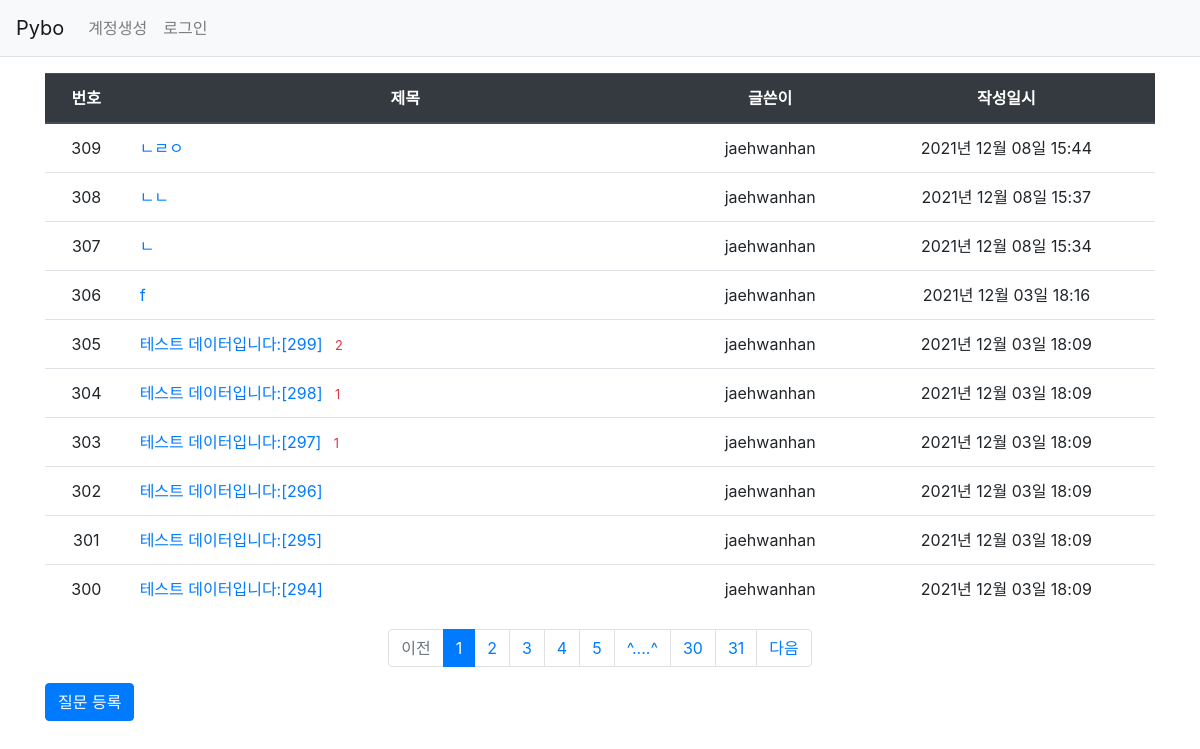
Page /question/list/ on the earlier database version.
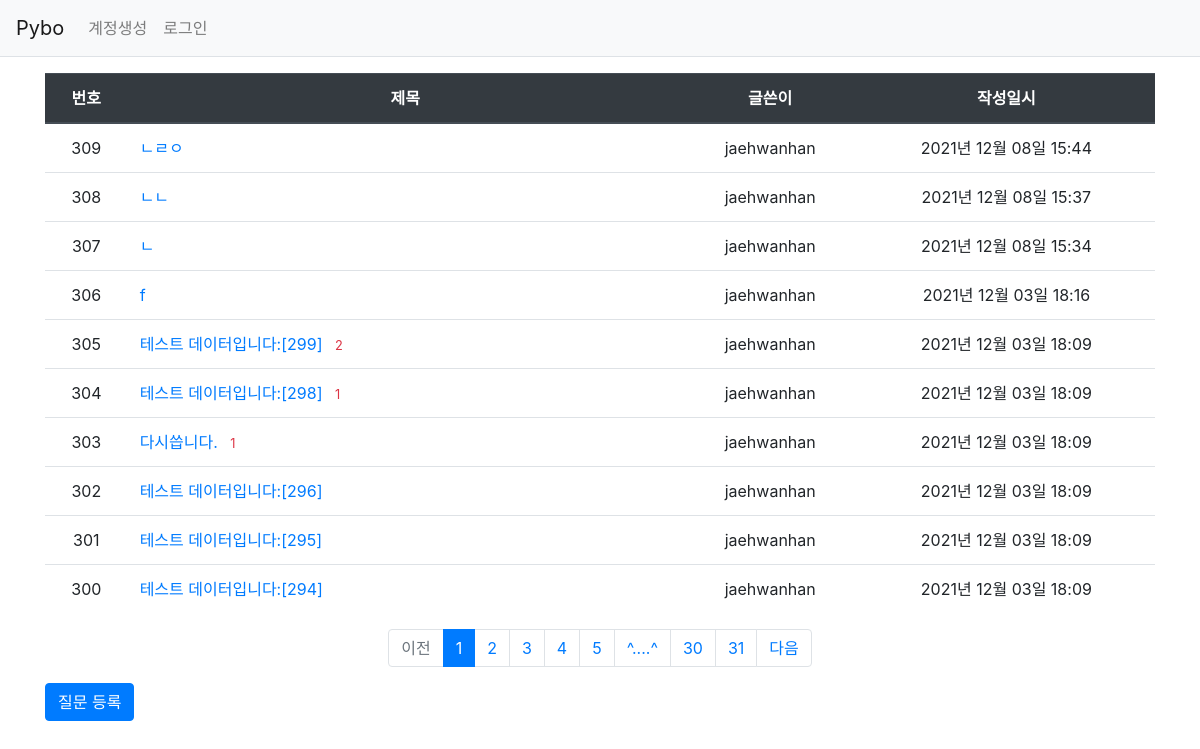
Same page on the later database version.
### pybo/models.py (models this page shows)
class Question(db.Model):
    id = db.Column(db.Integer, primary_key=True)
    subject = db.Column(db.String(200), nullable=True)
    content = db.Column(db.Text(), nullable=True)
    create_date = db.Column(db.DateTime(), nullable=True)
    user_id = db.Column(db.Integer, db.ForeignKey('user.id', ondelete='CASCADE'), nullable=False,
                        server_default = '1')
    user = db.relationship('User', backref=db.backref('question_set'))
    modify_date = db.Column(db.DateTime(), nullable=True)

class User(db.Model):
    id = db.Column(db.Integer, primary_key=True)
    username = db.Column(db.String(150), unique=True, nullable=False)
    password = db.Column(db.String(200), nullable=False)
    email = db.Column(db.String(120), unique=True, nullable=False)

### pybo/views/question_views.py (the view)
@bp.route('/list/')
def _list():
    page = request.args.get('page', type=int, default=1)
    question_list = Question.query.order_by(Question.create_date.desc())
    question_list = question_list.paginate(page, per_page=10)
    return render_template('question/question_list.html', question_list=question_list)

### pybo/filter.py (called while the page is built)
def format_datetime(value, fmt='%Y년 %m월 %d일 %H:%M'):
    return value.strftime(fmt)

### pybo/views/auth_views.py (called while the page is built)
@bp.before_app_request
def load_logged_in_user():
    user_id = session.get('user_id')
    if user_id is None:
        g.user = None
    else:
        g.user = User.query.get(user_id)

### pybo/templates/question/question_list.html
{% extends 'base.html' %}
{% block content %}
<div class="container my-3">
    <table class="table">
        <thead>
        <tr class="text-center thead-dark">
            <th>번호</th>
            <th style="width:50%">제목</th>
            <th>글쓴이</th>
            <th>작성일시</th>
        </tr>
        </thead>
        <tbody>
        {% if question_list %}
        {% for question in question_list.items %}
        <tr class="text-center">
            <td>{{ question_list.total - ((question_list.page -1) * question_list.per_page) - loop.index +1 }}</td>
            <td class="text-left">
                <a href="{{ url_for('question.detail', question_id=question.id) }}">{{ question.subject }}</a>
                {% if question.answer_set | length > 0 %}
                <span class="text-danger small ml-2">{{ question.answer_set | length }}</span>
                {% endif %}
            </td>
            <td>{{ question.user.username }}</td>
            <td>{{ question.create_date | datetime }}</td>
        </tr>
        {% endfor %}
        {% else %}
        <tr>
            <td colspan="3">질문이 없습니다.</td>
        </tr>
        {% endif %}
        </tbody>
    </table>
    <ul class="pagination justify-content-center">
        {% if question_list.has_prev %}
        <li class="page-item">
            <a class="page-link" href="?page={{ question_list.prev_num }}">이전</a>
        </li>
        {% else %}
        <li class="page-item disabled">
            <a class="page-link" tabindex="-1" aria-disabled="true" href="#">이전</a>
        </li>
        {% endif %}
        {% for page_num in question_list.iter_pages() %}
            {% if page_num %}
                {% if page_num != question_list.page %}
                <li class="page-item">
                    <a class="page-link" href="?page={{ page_num }}">{{ page_num }}</a>
                </li>
                {% else %}
                <li class="page-item active" aria-current="page">
                    <a class="page-link" href="#">{{ page_num }}</a>
                </li>
                {% endif %}
            {% else %}
                <li class="disabled">
                    <a class="page-link" href="#">^....^</a>
                </li>
            {% endif %}
        {% endfor %}
        {% if question_list.has_next %}
        <li class="page-item">
            <a class="page-link" href="?page={{ question_list.next_num }}">다음</a>
        </li>
        {% else %}
        <li class="page-item disabled">
            <a class="page-link" tabindex="-1" aria-disabled="true" href="#"></a>
        </li>
        {% endif %}
    </ul>
    <a href="{{ url_for('question.create_a') }}" class="btn btn-primary">질문 등록</a>
</div>
{% endblock %}

Differences in the rows shown:
changed Question id 303: subject "테스트 데이터입니다:[297]" → "다시씁니다."
